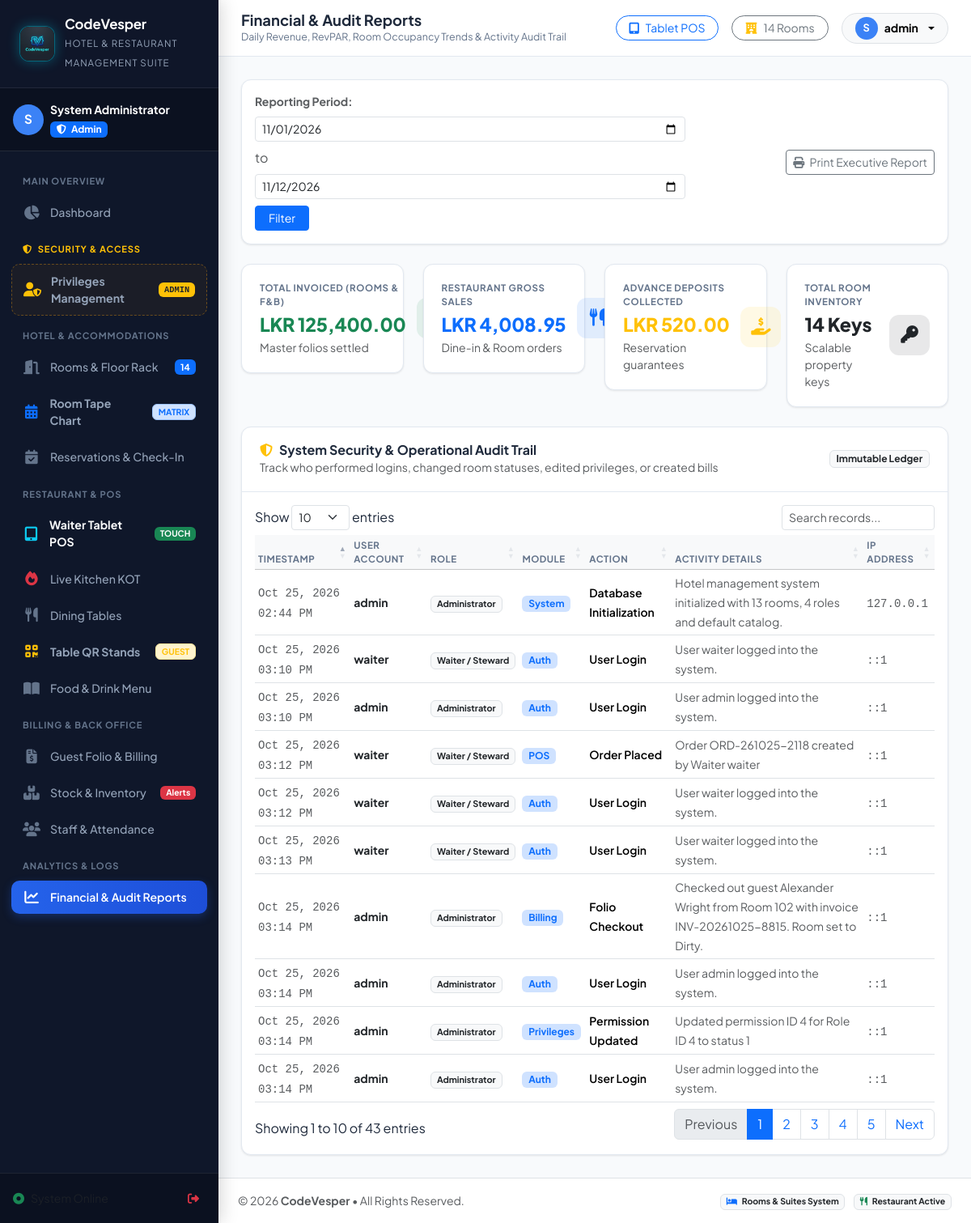
/reports.php (signed in), run on the app's committed database.
### tables this page shows
CREATE TABLE `audit_logs` (
  `id` int NOT NULL AUTO_INCREMENT,
  `user_id` int DEFAULT NULL,
  `module` varchar(50) NOT NULL,
  `action` varchar(100) NOT NULL,
  `details` text DEFAULT NULL,
  `ip_address` varchar(45) DEFAULT NULL,
  `created_at` timestamp NOT NULL DEFAULT CURRENT_TIMESTAMP,
  PRIMARY KEY (`id`)  ,
  KEY `user_id` (`user_id`),
  CONSTRAINT `audit_logs_ibfk_1` FOREIGN KEY (`user_id`) REFERENCES `users` (`id`)
);

CREATE TABLE `users` (
  `id` int NOT NULL AUTO_INCREMENT,
  `role_id` int NOT NULL,
  `full_name` varchar(100) NOT NULL,
  `username` varchar(50) NOT NULL,
  `password_hash` varchar(255) NOT NULL,
  `email` varchar(100) DEFAULT NULL,
  `phone` varchar(20) DEFAULT NULL,
  `avatar` varchar(255) DEFAULT 'default_avatar.png',
  `status` enum('active','inactive') DEFAULT 'active',
  `created_at` timestamp NOT NULL DEFAULT CURRENT_TIMESTAMP,
  PRIMARY KEY (`id`)  ,
  UNIQUE KEY `username` (`username`),
  KEY `role_id` (`role_id`),
  CONSTRAINT `users_ibfk_1` FOREIGN KEY (`role_id`) REFERENCES `roles` (`id`)
);

CREATE TABLE `roles` (
  `id` int NOT NULL AUTO_INCREMENT,
  `name` varchar(50) NOT NULL,
  `slug` varchar(50) NOT NULL,
  `description` varchar(255) DEFAULT NULL,
  `created_at` timestamp NOT NULL DEFAULT CURRENT_TIMESTAMP,
  PRIMARY KEY (`id`)  ,
  UNIQUE KEY `name` (`name`),
  UNIQUE KEY `slug` (`slug`)
);

### reports.php (the view, shortened to what this page needs)
<?php
require_once __DIR__ . '/includes/header.php';
$db = getDbConnection();
$startDate = $_GET['start_date'] ?? date('Y-m-01');
$endDate = $_GET['end_date'] ?? date('Y-m-d');
$totalInvoiced = $db->query("
    SELECT COALESCE(SUM(total_amount), 0) FROM invoices
")->fetchColumn();
$totalRestaurantSales = $db->query("
    SELECT COALESCE(SUM(total_amount), 0) FROM orders WHERE payment_status != 'cancelled'
")->fetchColumn();
$totalPaidDeposits = $db->query("
    SELECT COALESCE(SUM(deposit_paid), 0) FROM check_ins
")->fetchColumn();
$auditLogs = $db->query("
    SELECT al.*, u.username, u.full_name, r.name as role_name
    FROM audit_logs al
    LEFT JOIN users u ON al.user_id = u.id
    LEFT JOIN roles r ON u.role_id = r.id
    ORDER BY al.id DESC
    LIMIT 50
")->fetchAll();
?>
<div class="card-custom p-3 mb-4 bg-white d-flex flex-wrap justify-content-between align-items-center gap-3">
    <form method="GET" class="d-flex flex-wrap align-items-center gap-2">
        <span class="small fw-bold text-muted">Reporting Period:</span>
        <input type="date" name="start_date" class="form-control form-control-sm" value="<?= htmlspecialchars($startDate) ?>">
        <span class="text-muted">to</span>
        <input type="date" name="end_date" class="form-control form-control-sm" value="<?= htmlspecialchars($endDate) ?>">
        <button type="submit" class="btn btn-primary btn-sm px-3">Filter</button>
    </form>
    <button class="btn btn-outline-secondary btn-sm" onclick="window.print()">
        <i class="fa-solid fa-print me-1"></i> Print Executive Report
    </button>
</div>
<div class="row g-4 mb-4">
    <div class="col-12 col-sm-6 col-lg-3">
        <div class="stat-card">
            <div>
                <div class="stat-label">Total Invoiced (Rooms & F&B)</div>
                <div class="stat-number text-success"><?= formatMoney($totalInvoiced) ?></div>
                <div class="small text-muted">Master folios settled</div>
            </div>
            <div class="stat-icon bg-success bg-opacity-10 text-success">
            </div>
        </div>
    </div>
    <div class="col-12 col-sm-6 col-lg-3">
        <div class="stat-card">
            <div>
                <div class="stat-label">Restaurant Gross Sales</div>
                <div class="stat-number text-primary"><?= formatMoney($totalRestaurantSales) ?></div>
                <div class="small text-muted">Dine-in & Room orders</div>
            </div>
            <div class="stat-icon bg-primary bg-opacity-10 text-primary">
                <i class="fa-solid fa-utensils"></i>
            </div>
        </div>
    </div>
    <div class="col-12 col-sm-6 col-lg-3">
        <div class="stat-card">
            <div>
                <div class="stat-label">Advance Deposits Collected</div>
                <div class="stat-number text-warning"><?= formatMoney($totalPaidDeposits) ?></div>
                <div class="small text-muted">Reservation guarantees</div>
            </div>
            <div class="stat-icon bg-warning bg-opacity-10 text-warning">
                <i class="fa-solid fa-hand-holding-dollar"></i>
            </div>
        </div>
    </div>
    <?php $totalReportRooms = (int)$db->query("SELECT COUNT(*) FROM rooms")->fetchColumn(); ?>
    <div class="col-12 col-sm-6 col-lg-3">
        <div class="stat-card">
            <div>
                <div class="stat-label">Total Room Inventory</div>
                <div class="stat-number text-dark"><?= $totalReportRooms ?> Keys</div>
                <div class="small text-muted">Scalable property keys</div>
            </div>
            <div class="stat-icon bg-dark bg-opacity-10 text-dark">
                <i class="fa-solid fa-key"></i>
            </div>
        </div>
    </div>
</div>
<div class="card-custom">
    <div class="card-header-clean d-flex justify-content-between align-items-center">
        <div>
            <h5 class="fw-bold mb-0">
                <i class="fa-solid fa-shield-halved text-warning me-2"></i>System Security & Operational Audit Trail
            </h5>
            <small class="text-muted">Track who performed logins, changed room statuses, edited privileges, or created bills</small>
        </div>
        <span class="badge bg-light text-dark border">Immutable Ledger</span>
    </div>
    <div class="p-3">
        <div class="table-responsive">
            <table class="table table-sm table-hover align-middle mb-0 datatable-init">
                <thead class="table-light small text-uppercase text-muted">
                    <tr>
                        <th>Timestamp</th>
                        <th>User Account</th>
                        <th>Role</th>
                        <th>Module</th>
                        <th>Action</th>
                        <th>Activity Details</th>
                        <th>IP Address</th>
                    </tr>
                </thead>
                <tbody>
                    <?php foreach ($auditLogs as $log): ?>
                    <tr>
                        <td>
                            <small class="text-muted font-monospace"><?= formatDateTime($log['created_at']) ?></small>
                        </td>
                        <td>
                            <span class="fw-bold text-dark small"><?= htmlspecialchars($log['username'] ?? 'System') ?></span>
                        </td>
                        <td>
                            <span class="badge bg-light text-dark border small" style="font-size: 0.68rem;"><?= htmlspecialchars($log['role_name'] ?? 'System') ?></span>
                        </td>
                        <td>
                            <span class="badge bg-primary-subtle text-primary"><?= htmlspecialchars($log['module']) ?></span>
                        </td>
                        <td>
                            <span class="fw-semibold small"><?= htmlspecialchars($log['action']) ?></span>
                        </td>
                        <td>
                            <small class="text-muted"><?= htmlspecialchars($log['details'] ?? '-') ?></small>
                        </td>
                        <td>
                            <code class="small text-muted"><?= htmlspecialchars($log['ip_address'] ?? '127.0.0.1') ?></code>
                        </td>
                    </tr>
                    <?php endforeach; ?>
                </tbody>
            </table>
        </div>
    </div>
</div>
<?php require_once __DIR__ . '/includes/footer.php'; ?>

### assets/css/style.css (style rules this page uses)
:root { --primary: #1e3a8a; --primary-light: #3b82f6; --primary-dark: #0f172a; --gold: #d97706; --gold-light: #f59e0b; --gold-subtle: #fef3c7; --sidebar-bg: #0f172a; --sidebar-hover: #1e293b; --sidebar-active: #2563eb; --body-bg: #f8fafc; --card-bg: #ffffff; --text-main: #1e293b; --text-muted: #64748b; --border-color: #e2e8f0; --sidebar-width: 270px; --topbar-height: 70px; --radius-sm: 8px; --radius-md: 12px; --radius-lg: 18px; --shadow-sm: 0 1px 3px rgba(0,0,0,0.06), 0 1px 2px rgba(0,0,0,0.04); --shadow-md: 0 4px 12px -2px rgba(0,0,0,0.08), 0 2px 6px -1px rgba(0,0,0,0.04); --shadow-lg: 0 12px 24px -4px rgba(0,0,0,0.12), 0 4px 10px -2px rgba(0,0,0,0.05); }
* { box-sizing: border-box; }
body { font-family: 'Plus Jakarta Sans', sans-serif; background-color: var(--body-bg); color: var(--text-main); overflow-x: hidden; margin: 0; padding: 0; }
.card-custom { background: #fff; border: 1px solid var(--border-color); border-radius: var(--radius-md); box-shadow: var(--shadow-sm); transition: transform 0.2s ease, box-shadow 0.2s ease; }
.card-header-clean { padding: 18px 22px; background: transparent; border-bottom: 1px solid var(--border-color); display: flex; align-items: center; justify-content: space-between; }
.card-header-clean h5 { margin: 0; font-size: 1rem; font-weight: 700; }
.stat-card { background: #fff; border-radius: var(--radius-md); padding: 20px 22px; border: 1px solid var(--border-color); box-shadow: var(--shadow-sm); display: flex; align-items: center; justify-content: space-between; min-height: 118px; transition: transform 0.2s ease, box-shadow 0.2s ease; }
.stat-icon { width: 50px; height: 50px; border-radius: 12px; display: flex; align-items: center; justify-content: center; font-size: 1.35rem; flex-shrink: 0; margin-left: 14px; }
.stat-number { font-size: 1.45rem; font-weight: 800; letter-spacing: -0.3px; line-height: 1.25; margin-bottom: 4px; white-space: nowrap; overflow: hidden; text-overflow: ellipsis; }
.stat-label { font-size: 0.72rem; color: #64748b; font-weight: 700; text-transform: uppercase; letter-spacing: 0.6px; margin-bottom: 4px; }
.table thead th { font-size: 0.72rem; font-weight: 700; text-transform: uppercase; letter-spacing: 0.5px; color: #64748b; }

### assets/css/pos.css (style rules this page uses)
html, body { overflow-x: hidden !important; max-width: 100vw !important; }

### data on the page
audit_logs: created_at "Oct 25, 2026 03:14 PM", user.username "admin", roles.name "Administrator", module "Billing", action "Folio Checkout", details "Checked out guest Alexander Wright from Room 102 with invoice INV-20261025-8815. Room set to Dirty.", ip_address "::1"
audit_logs: created_at "Oct 25, 2026 03:14 PM", user.username "admin", roles.name "Administrator", module "Auth", action "User Login", details "User admin logged into the system.", ip_address "::1"
audit_logs: created_at "Oct 25, 2026 03:14 PM", user.username "admin", roles.name "Administrator", module "Privileges", action "Permission Updated", details "Updated permission ID 4 for Role ID 4 to status 1", ip_address "::1"
audit_logs: created_at "Oct 25, 2026 03:14 PM", user.username "admin", roles.name "Administrator", module "Auth", action "User Login", details "User admin logged into the system.", ip_address "::1"
audit_logs: created_at "Oct 25, 2026 03:13 PM", user.username "waiter", roles.name "Waiter / Steward", module "Auth", action "User Login", details "User waiter logged into the system.", ip_address "::1"
audit_logs: created_at "Oct 25, 2026 03:12 PM", user.username "waiter", roles.name "Waiter / Steward", module "POS", action "Order Placed", details "Order ORD-261025-2118 created by Waiter waiter", ip_address "::1"
audit_logs: created_at "Oct 25, 2026 03:12 PM", user.username "waiter", roles.name "Waiter / Steward", module "Auth", action "User Login", details "User waiter logged into the system.", ip_address "::1"
audit_logs: created_at "Oct 25, 2026 03:10 PM", user.username "waiter", roles.name "Waiter / Steward", module "Auth", action "User Login", details "User waiter logged into the system.", ip_address "::1"
audit_logs: created_at "Oct 25, 2026 03:10 PM", user.username "admin", roles.name "Administrator", module "Auth", action "User Login", details "User admin logged into the system.", ip_address "::1"
audit_logs: created_at "Oct 25, 2026 02:44 PM", user.username "admin", roles.name "Administrator", module "System", action "Database Initialization", details "Hotel management system initialized with 13 rooms, 4 roles and default catalog.", ip_address "127.0.0.1"

### other printed values
APP_NAME "CodeVesper"
APP_TAGLINE "HOTEL & RESTAURANT MANAGEMENT SUITE"
substr($user['full_name'] ?? 'U', 0, 1) "S"
$user['full_name'] "System Administrator"
$dynamicRoomCount "14"
$pageTitle "Financial & Audit Reports"
$pageSubtitle "Daily Revenue, RevPAR, Room Occupancy Trends & Activity Audit Trail"
$totalHeaderRooms "14"
substr($currentUser['full_name'], 0, 1) "S"
$currentUser['username'] "admin"
formatMoney($totalInvoiced) "LKR 125,400.00"
formatMoney($totalRestaurantSales) "LKR 4,008.95"
formatMoney($totalPaidDeposits) "LKR 520.00"
$totalReportRooms "14"
